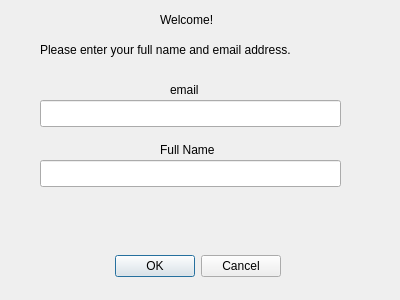
<?xml version="1.0" encoding="UTF-8"?>
<ui version="4.0">
 <class>Dialog</class>
 <widget class="QDialog" name="Dialog">
  <property name="geometry">
   <rect>
    <x>0</x>
    <y>0</y>
    <width>400</width>
    <height>300</height>
   </rect>
  </property>
  <property name="windowTitle">
   <string>Dialog</string>
  </property>
  <widget class="QDialogButtonBox" name="buttonBox">
   <property name="geometry">
    <rect>
     <x>-60</x>
     <y>250</y>
     <width>341</width>
     <height>32</height>
    </rect>
   </property>
   <property name="orientation">
    <enum>Qt::Horizontal</enum>
   </property>
   <property name="standardButtons">
    <set>QDialogButtonBox::Cancel|QDialogButtonBox::Ok</set>
   </property>
  </widget>
  <widget class="QLabel" name="label">
   <property name="geometry">
    <rect>
     <x>160</x>
     <y>10</y>
     <width>71</width>
     <height>20</height>
    </rect>
   </property>
   <property name="text">
    <string>Welcome!</string>
   </property>
  </widget>
  <widget class="QLabel" name="label_2">
   <property name="geometry">
    <rect>
     <x>40</x>
     <y>40</y>
     <width>311</width>
     <height>19</height>
    </rect>
   </property>
   <property name="text">
    <string>Please enter your full name and email address.</string>
   </property>
  </widget>
  <widget class="QLineEdit" name="lineEdit">
   <property name="geometry">
    <rect>
     <x>40</x>
     <y>100</y>
     <width>301</width>
     <height>27</height>
    </rect>
   </property>
  </widget>
  <widget class="QLineEdit" name="lineEdit_2">
   <property name="geometry">
    <rect>
     <x>40</x>
     <y>160</y>
     <width>301</width>
     <height>27</height>
    </rect>
   </property>
  </widget>
  <widget class="QLabel" name="label_3">
   <property name="geometry">
    <rect>
     <x>170</x>
     <y>80</y>
     <width>41</width>
     <height>20</height>
    </rect>
   </property>
   <property name="text">
    <string>email</string>
   </property>
  </widget>
  <widget class="QLabel" name="label_4">
   <property name="geometry">
    <rect>
     <x>160</x>
     <y>140</y>
     <width>71</width>
     <height>20</height>
    </rect>
   </property>
   <property name="text">
    <string>Full Name</string>
   </property>
  </widget>
 </widget>
 <resources/>
 <connections>
  <connection>
   <sender>buttonBox</sender>
   <signal>accepted()</signal>
   <receiver>Dialog</receiver>
   <slot>accept()</slot>
   <hints>
    <hint type="sourcelabel">
     <x>248</x>
     <y>254</y>
    </hint>
    <hint type="destinationlabel">
     <x>157</x>
     <y>274</y>
    </hint>
   </hints>
  </connection>
  <connection>
   <sender>buttonBox</sender>
   <signal>rejected()</signal>
   <receiver>Dialog</receiver>
   <slot>reject()</slot>
   <hints>
    <hint type="sourcelabel">
     <x>316</x>
     <y>260</y>
    </hint>
    <hint type="destinationlabel">
     <x>286</x>
     <y>274</y>
    </hint>
   </hints>
  </connection>
 </connections>
</ui>
